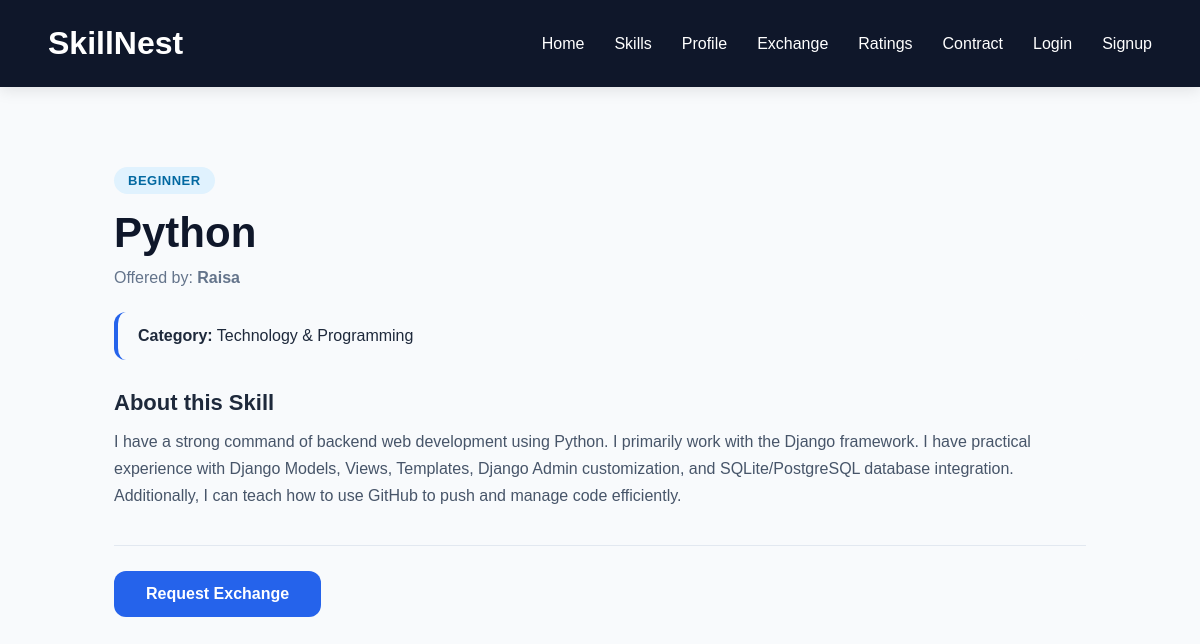
Screenshot of /skills/skill/1/ with the database file from the repository.
### skills/models.py (models this page shows)
class Skill(models.Model):
    user = models.ForeignKey(User, on_delete=models.CASCADE)
    category = models.ForeignKey(Category, on_delete=models.SET_NULL, null=True, blank=True)
    name = models.CharField(max_length=100)
    description = models.TextField()
    skill_level = models.CharField(
        max_length=20,
        choices=[
            ('Beginner', 'Beginner'),
            ('Intermediate', 'Intermediate'),
            ('Advanced', 'Advanced'),
        ],
        default='Beginner'
    )
    image = models.ImageField(upload_to='skills/', null=True, blank=True)
    created_at = models.DateTimeField(auto_now_add=True)

class Category(models.Model):
    name = models.CharField(max_length=50)
    def __str__(self):
        return self.name

### skills/views.py (the view)
def skill_detail(request, pk):
    skill = get_object_or_404(Skill, pk=pk)
    return render(request, 'skills/detailskill.html', {'skill': skill})

### skills/templates/skills/detailskill.html
{% extends 'base.html' %}
{% block content %}
<div class="container">
    <div class="skill-detail-container">
        <div class="skill-detail-info">
            <span class="badge">{{ skill.skill_level }}</span>
            <h1>{{ skill.name }}</h1>
            <p class="owner-info">Offered by: <strong>{{ skill.user.username }}</strong></p>
            <div class="meta-info">
                <p><strong>Category:</strong> {{ skill.category }}</p>
            </div>
            <div class="description-box">
                <h3>About this Skill</h3>
                <p>{{ skill.description }}</p>
            </div>
            <div class="action-section">
                <a href="{% url 'send_request' skill.id %}" class="btn btn-exchange">
                    Request Exchange
                </a>
            </div>
        </div>
    </div>
</div>
{% endblock %}

### static/css/style.css (style rules this page uses)
* { margin:0; padding:0; box-sizing:border-box; }
body { font-family:Arial, sans-serif; background:#f8fafc; color:#1e293b; }
.container { width:90%; max-width:1100px; margin:auto; padding:40px 0; }
button, .btn { background:#2563eb; color:white; border:none; padding:12px 20px; border-radius:12px; text-decoration:none; cursor:pointer; display:inline-block; transition:.3s; }
.badge { display: inline-block; background: #e0f2fe; color: #0369a1; padding: 6px 14px; border-radius: 30px; font-weight: bold; font-size: 13px; text-transform: uppercase; letter-spacing: 0.5px; margin-bottom: 10px; }
.skill-detail-info h1 { font-size: 42px; color: #0f172a; margin: 5px 0 12px 0; font-weight: 700; }
.owner-info { font-size: 16px; color: #64748b; margin-bottom: 25px; }
.meta-info { background: #f8fafc; padding: 15px 20px; border-radius: 12px; margin-bottom: 30px; font-size: 16px; border-left: 4px solid #2563eb; }
.description-box { margin-top: 25px; }
.description-box h3 { font-size: 22px; color: #1e293b; margin-bottom: 12px; font-weight: 600; }
.description-box p { font-size: 16px; line-height: 1.7; color: #475569; }
.action-section { margin-top: 35px; border-top: 1px solid #e2e8f0; padding-top: 25px; }
.btn-exchange { padding: 14px 32px; font-size: 16px; font-weight: 600; }

### rows the page displays
Skill: skill_level "BEGINNER", name "Python", user.username "Raisa", category "Technology & Programming", description "I have a strong command of backend web development using Python. I primarily work with the Django framework. I have practical experience with Django Models, Views, Templates, Django Admin customization, and SQLite/PostgreSQL database integration. Additionally, I can teach how to use GitHub to push and manage code efficiently."
